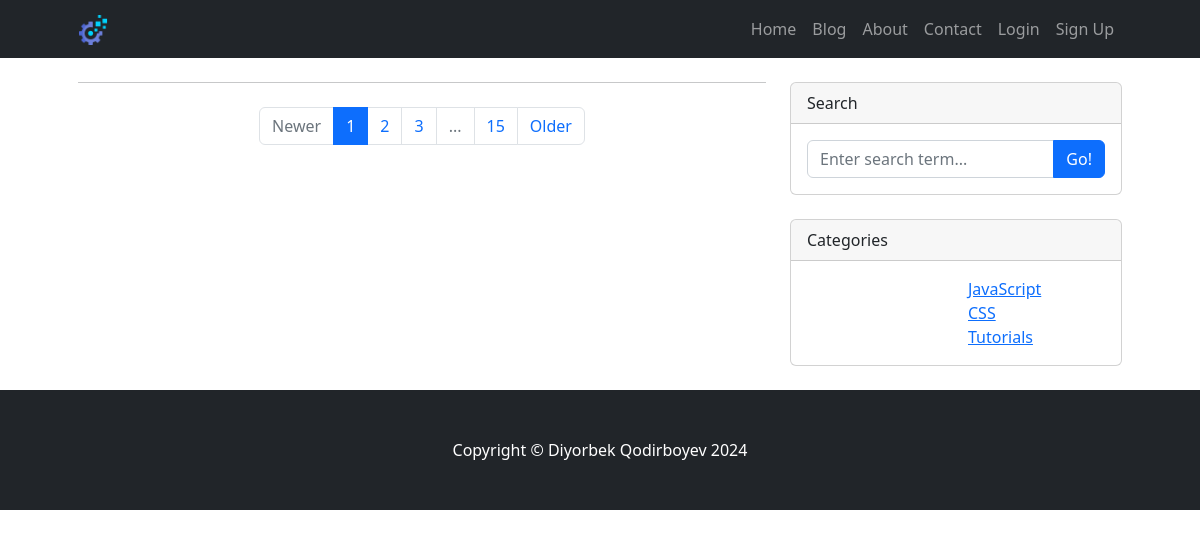
/blog/, run on an earlier commit of the app's database.
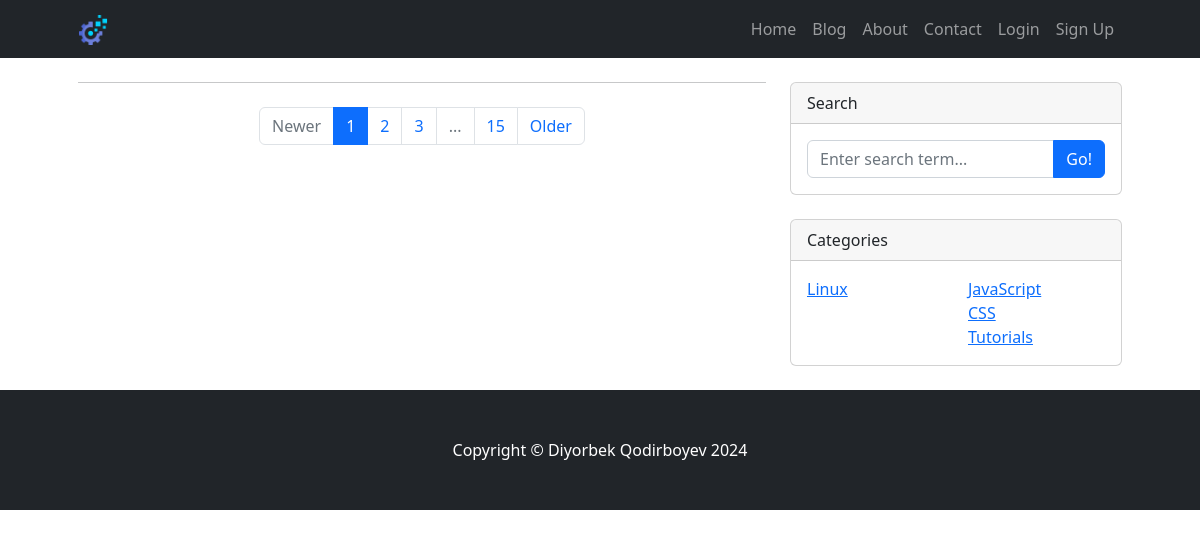
And on a later commit of the database.
### blog/models.py (models this page shows, shortened)
class Category(models.Model):
    name = models.CharField(max_length=100, unique=True)
    slug = models.SlugField(max_length=100, unique=True, blank=True)
    to_process = models.BooleanField(default=True) # New field.
    class Meta:
        verbose_name_plural = 'Categories'

### blog/views.py (the view)
# urls.py: path('', include('blog.urls')),
def blog(request):
    posts = models.Post.objects.filter(is_featured=False, is_blog_featured=False) # Get all posts.
    post = models.Post.objects.filter(is_blog_featured=True).last() # Get the header post of the blog.
    widget = models.Widget.objects.last() # Get the last widget.
    categories = models.Category.objects.all() # Get all categories.
    return render(request=request, template_name='blog.html', context={'posts': posts, 'post': post ,'categories': categories, 'widget': widget})

### templates/blog.html (shortened to what this page needs)
{% extends 'base.html' %}
{% block content %}
<div class="row">
    <div class="col-lg-8">
        <nav aria-label="Pagination">
            <hr class="my-0" />
            <ul class="pagination justify-content-center my-4">
                <li class="page-item disabled"><a class="page-link" href="#" tabindex="-1"
                        aria-disabled="true">Newer</a></li>
                <li class="page-item active" aria-current="page"><a class="page-link" href="#!">1</a></li>
                <li class="page-item"><a class="page-link" href="#!">2</a></li>
                <li class="page-item"><a class="page-link" href="#!">3</a></li>
                <li class="page-item disabled"><a class="page-link" href="#!">...</a></li>
                <li class="page-item"><a class="page-link" href="#!">15</a></li>
                <li class="page-item"><a class="page-link" href="#!">Older</a></li>
            </ul>
        </nav>
    </div>
    <div class="col-lg-4">
        <div class="card mb-4">
            <div class="card-header">Search</div>
            <div class="card-body">
                <div class="input-group">
                    <input class="form-control" type="text" placeholder="Enter search term..."
                        aria-label="Enter search term..." aria-describedby="button-search" />
                    <button class="btn btn-primary" id="button-search" type="button">Go!</button>
                </div>
            </div>
        </div>
        <div class="card mb-4">
            <div class="card-header">Categories</div>
            <div class="card-body">
                <div class="row">
                    <div class="col-sm-6">
                        <ul class="list-unstyled mb-0">
                            {% if categories %}
                                {% for category in categories %}
                                    <li><a href="#">{{ category.name }}</a></li>
                                {% endfor %}
                            {% endif %}
                        </ul>
                    </div>
                    <div class="col-sm-6">
                        <ul class="list-unstyled mb-0">
                            <li><a href="#!">JavaScript</a></li>
                            <li><a href="#!">CSS</a></li>
                            <li><a href="#!">Tutorials</a></li>
                        </ul>
                    </div>
                </div>
            </div>
        </div>
    </div>
</div>
{% endblock %}

What changed in the data, as far as the page shows it:
added Category: name "Linux"
